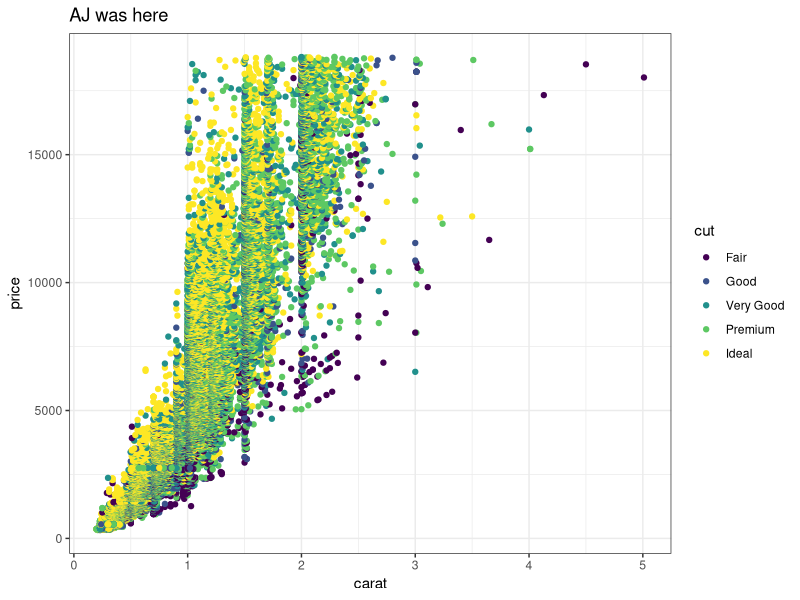
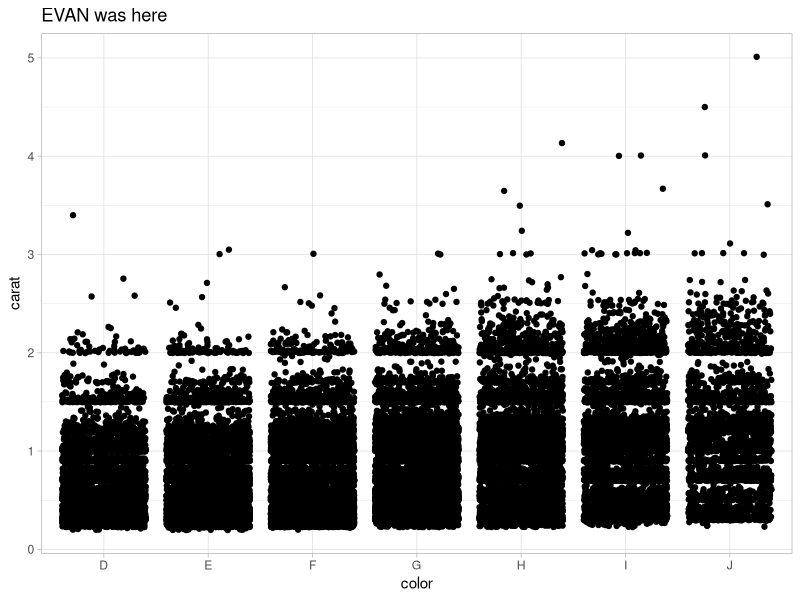
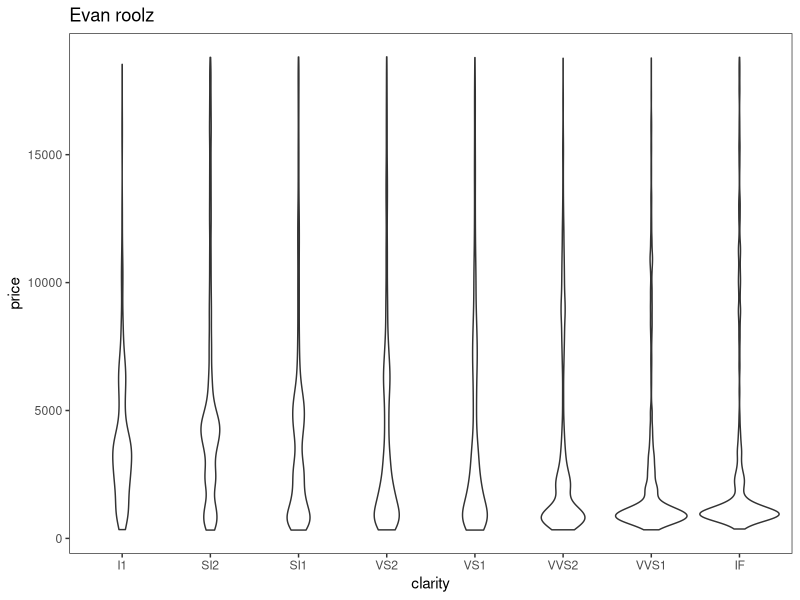
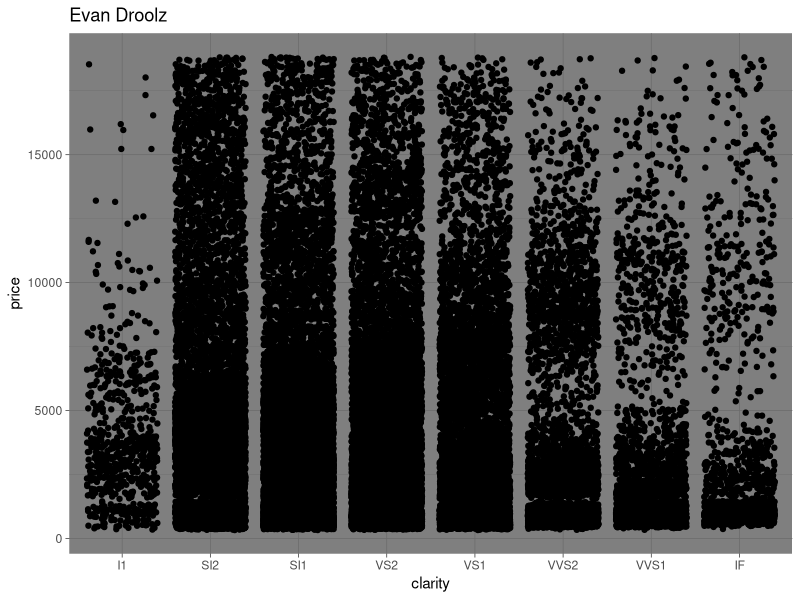

Source code (R) for these figures, in order:
## ---- chunk 1
knitr::opts_chunk$set(echo = TRUE)
library(tidyverse)
## ---- chunk 2
# Partner 1: 
# Run the code below to see the original graph
# Change the code below to make the point color change based on 'cut', and update the theme to theme_bw(). Update the title to include your first name. 

ggplot(data = diamonds, aes(x = carat, y = price, color = cut)) +
  geom_point() +
  theme_bw() +
  labs(title = "AJ was here")
## ---- chunk 3
# Partner 2: 
# Run the code below to see the original graph
# Change the code below to make the geom a geom_jitter, and update the theme to theme_light. Update the title to include your first name. 

ggplot(data = diamonds, aes(x = color, y = carat)) +
  geom_jitter() +
  theme_light() +
  labs(title = "EVAN was here")
## ---- chunk 4

diamond_violin <- ggplot(data = diamonds, aes(x = clarity, y = price)) +
  geom_violin() +
  theme_test() +
  ggtitle("Evan roolz")

# Ding dong bing bong

diamond_violin

my_favorite_number <- 69420
my_second_favorite_number <- 80085

## ---- chunk 5
###Why was four afraid to ask out 5?
### Because it was 2^2

ggplot(data = diamonds, aes(x = clarity, y = price)) +
  geom_jitter()+
  theme_dark() +
  ggtitle("Evan Droolz")
